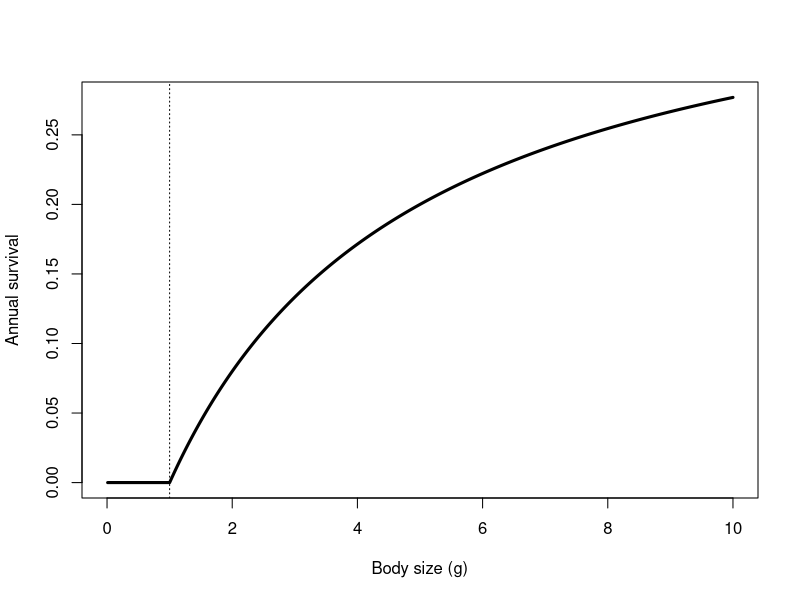

The R script that drew this image: (Note: this script raises an error after producing the figure.)
################################################################################
##' @title Optimal body size
##' @author Robin Elahi
##' @contact elahi@stanford.edu
##' @date 2022-01-07
##' @log 
################################################################################

##' Exercise from the Stanford course Quantitative Methods for Marine Ecology and Conservation (BIOHOPK143), 
##' taught by Giulio DeLeo, Maurice Goodman, and Richard Grewelle. 

##### PACKAGES, DATA #####
library(tidyverse)
library(here)

theme_set(theme_bw(base_size = 10) + 
            theme(panel.grid = element_blank(), 
                  strip.background = element_blank())
)

##### GRAPHICAL SOLUTION #####

# Set model parameters
delta <- 30 # total biomass available for reproduction (per adult)
gamma <- 1 # minimum offspring size necessary for survival
alpha <- 0.1 # parameter
beta  <- 0.25 # parameter

## Example: For body size x, we can compute lambda (finite growth rate)

# First, compute the fraction of offspring of body size x surviving to maturity, 
# i.e., theta(x)
x <- 4 * gamma; x  # why are we multiplying by gamma?
sigma5 <- alpha * ((x - gamma)/(1 + beta * (x - gamma))); sigma5

# Number of offspring is
delta / x

# Therefore, finite growth rate is:
(delta / x) * sigma5

## Write a function to calculate sigma for a given body size x
f_sigma <- function(x){
  ifelse(x <= gamma, 0, alpha * ((x - gamma)/(1 + beta * (x - gamma))))
}

# Create a vector of body sizes
size_vec <- seq(gamma / 100, 10 * gamma, by = gamma / 100)
head(size_vec)

# Compute sigma using function
sigma_vec <- f_sigma(size_vec)
tail(sigma_vec)

# Plot survival function
plot(sigma_vec ~ size_vec, type = "l", cex = 0.5, lwd = 3, 
     xlim = c(0, max(size_vec)), 
     xlab = "Body size (g)", 
     ylab = "Annual survival")
abline(v = gamma, lty = 3)

## Compute average # of offspring and plot on semi-log scale
f_offspring_no <- function(x) delta / x
offspring_vec <- f_offspring_no(size_vec)
head(offspring_vec)
plot(offspring_vec ~ size, type = "l", cex = 0.5, log = 'y')

## Finally, compute the finite growth rate lambda by multiplying the two functions
lambda_vec <- offspring_vec * sigma_vec

## Plot
plot(lambda_vec ~ size_vec, type = "l", cex = 0.5)
abline(h = 1, lty = 3)

# Find the value of x which maximizes lambda
size_vec[which(lambda_vec == max(lambda_vec))]

##### ANALYTICAL SOLUTION #####

# See notes for analytical solution, here we substitute our values:
x_opt = gamma + sqrt(gamma / beta)
x_opt

##### USING R FOR SYMBOLIC CALCULATION #####

# Translate function into an R expression
lambda_expr <- expression(alpha * ((x - gamma)/(1 + beta * (x - gamma))) * delta / x)
lambda_expr

# Ask R to compute derivative
lambda_der <- D(lambda_expr, "x")
lambda_der

# Write function to evaluate the derivative
f_lambda_der <- function(x) eval(lambda_der)

# Is the derivative of the function at x_opt zero?
f_lambda_der(x_opt) # 

# Compute and plot the derivative of lambda as a function of body size x
lambda_der_vec <- sapply(size_vec, f_lambda_der)
plot(lambda_vec ~ size_vec, cex = 0.5, col = "blue")
abline(v = c(gamma, 20 * gamma), h = 0, lty = 3)
abline(v = x_opt, col = "red")

##### ALL THREE FUNCTIONS ON THE SAME PLOT #####

par(mfrow =c(1,1), mar=c(6,4,1,8)) # set margin size to accommodate two y axes on right 
plot(sigma_vec ~ size_vec, type="l", cex=0.5, col="green", lwd=2, xlim=c(0,10*gamma))
leg.txt <- c("Sigma", "Offspring number", "Lambda")
legend(0.0004, 0.000004, leg.txt, col=c("green", "red", "blue"), lty=1, lwd=2, bty="n")

par(new=T) #par adds new data to prior plot without overwriting it 
plot(offspring_vec ~ size_vec, axes = F, cex=0.5, col="red", ylab="", lwd=2, type="l", xlim=c(0,10*gamma))
axis(4) #position 4 is the right side of the quartz window
mtext("Offspring number", side = 4, line=-2) # 'line' adjusts position of axis label
par(new=T) #par adds new data to prior plot without overwriting it 
plot(lambda_vec ~ size_vec, axes = F, cex=0.5, col="blue", type = 'l', ylab="", lwd=2, xlim=c(0,10*gamma))
axis(4, line=4) #position 4 is the right side of the quartz window
mtext("Lambda", side = 4, line=6)
abline(v=x_opt, col="black", lty=2)
